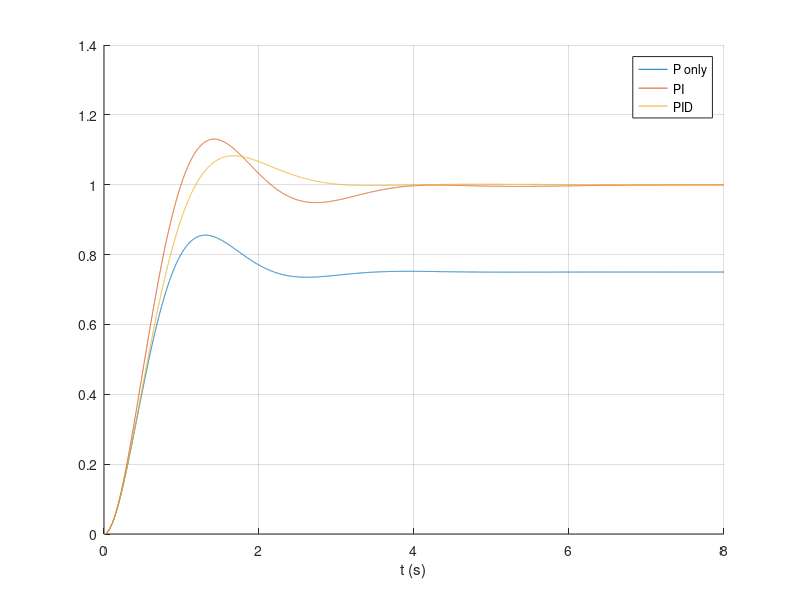

MATLAB code to generate this figure:
% Day 095 · Simulink Examples: Feedback Control with a PID Controller — Comparing P, PI and PID on the same plant
% Run: open this file in MATLAB and press Run (or type example_3 in the Command Window)

gains = [6 0 0; 6 4 0; 6 4 0.8];
names = {'P only', 'PI', 'PID'};
dt = 1e-3; t = 0:dt:8;
hold on
for g = 1:3
    Kp = gains(g, 1); Ki = gains(g, 2); Kd = gains(g, 3);
    x = [0; 0]; integ = 0; e_prev = 1; y = zeros(size(t));
    for k = 1:numel(t)
        y(k) = x(1); e = 1 - y(k);
        integ = integ + e*dt;
        d = (e - e_prev)/dt; e_prev = e; if k == 1, d = 0; end
        u = Kp*e + Ki*integ + Kd*d;
        x = x + dt*[x(2); u - 3*x(2) - 2*x(1)];
    end
    plot(t, y, 'DisplayName', names{g});
    fprintf('%-6s: final %.3f, steady-state error %.3f, peak %.3f\n', names{g}, y(end), 1 - y(end), max(y));
end
hold off; grid on; legend show; xlabel('t (s)')
